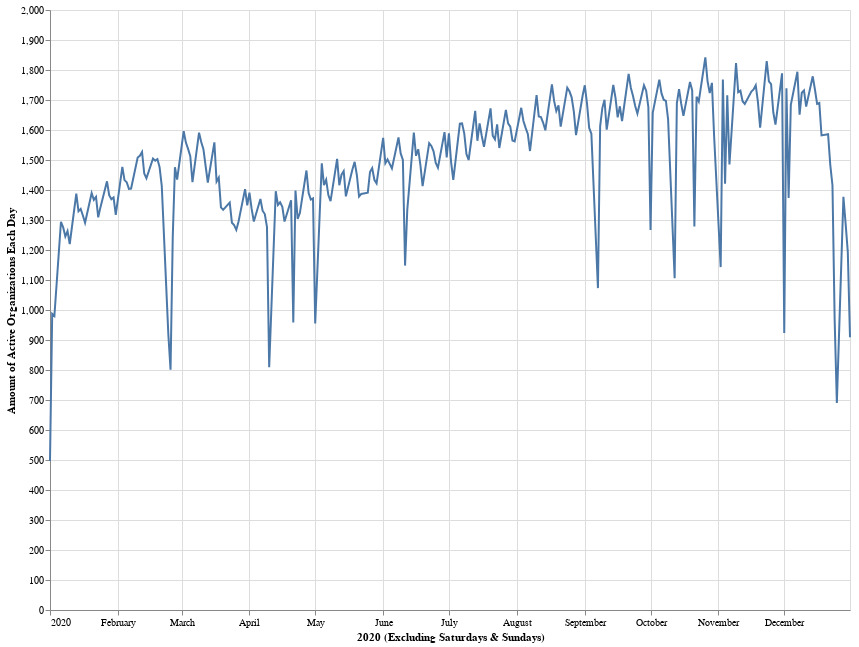

The code cell stored with this chart in its notebook:
### Markdown cell above
# Daily Active Organizations

### Code cell
daily_active_orgs

### Figure 1 — Vega-Lite specification as saved in the notebook (floating-point values rounded to 4 significant figures; data arrays with more than 128 entries replaced by an {"elided": "..."} marker saying what was removed)
{"config": {"view": {"continuousWidth": 400, "continuousHeight": 300}}, "data": {"name": "data-7251cc19272d5fc58acdccbe8af790ed"}, "mark": "line", "encoding": {"x": {"type": "temporal", "axis": {"title": "2020 (Excluding Saturdays & Sundays)"}, "field": "date"}, "y": {"type": "quantitative", "axis": {"title": "Amount of Active Organizations Each Day"}, "field": "organization_id"}}, "height": 600, "width": 800, "$schema": "https://vega.github.io/schema/vega-lite/v4.8.1.json", "datasets": {"data-7251cc19272d5fc58acdccbe8af790ed": {"elided": "262 records"}}}
